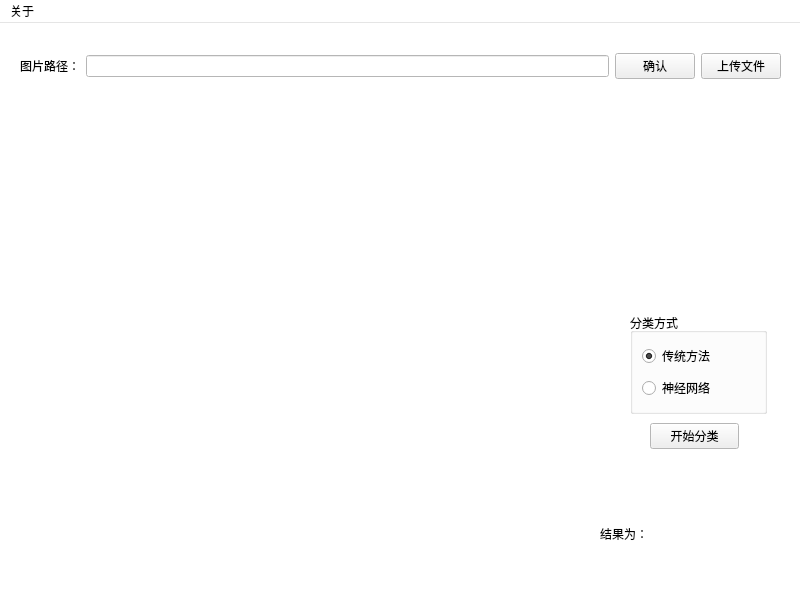
<?xml version="1.0" encoding="UTF-8"?>
<ui version="4.0">
 <class>Main_w</class>
 <widget class="QMainWindow" name="Main_w">
  <property name="geometry">
   <rect>
    <x>0</x>
    <y>0</y>
    <width>800</width>
    <height>600</height>
   </rect>
  </property>
  <property name="palette">
   <palette>
    <active>
     <colorrole role="Base">
      <brush brushstyle="SolidPattern">
       <color alpha="255">
        <red>255</red>
        <green>255</green>
        <blue>255</blue>
       </color>
      </brush>
     </colorrole>
     <colorrole role="Window">
      <brush brushstyle="SolidPattern">
       <color alpha="255">
        <red>255</red>
        <green>255</green>
        <blue>255</blue>
       </color>
      </brush>
     </colorrole>
    </active>
    <inactive>
     <colorrole role="Base">
      <brush brushstyle="SolidPattern">
       <color alpha="255">
        <red>255</red>
        <green>255</green>
        <blue>255</blue>
       </color>
      </brush>
     </colorrole>
     <colorrole role="Window">
      <brush brushstyle="SolidPattern">
       <color alpha="255">
        <red>255</red>
        <green>255</green>
        <blue>255</blue>
       </color>
      </brush>
     </colorrole>
    </inactive>
    <disabled>
     <colorrole role="Base">
      <brush brushstyle="SolidPattern">
       <color alpha="255">
        <red>255</red>
        <green>255</green>
        <blue>255</blue>
       </color>
      </brush>
     </colorrole>
     <colorrole role="Window">
      <brush brushstyle="SolidPattern">
       <color alpha="255">
        <red>255</red>
        <green>255</green>
        <blue>255</blue>
       </color>
      </brush>
     </colorrole>
    </disabled>
   </palette>
  </property>
  <property name="acceptDrops">
   <bool>true</bool>
  </property>
  <property name="windowTitle">
   <string>水果分类助手</string>
  </property>
  <widget class="QWidget" name="centralwidget">
   <widget class="QLabel" name="img_sheet">
    <property name="geometry">
     <rect>
      <x>20</x>
      <y>80</y>
      <width>541</width>
      <height>471</height>
     </rect>
    </property>
    <property name="font">
     <font>
      <family>Arial</family>
     </font>
    </property>
    <property name="text">
     <string/>
    </property>
   </widget>
   <widget class="QWidget" name="widget" native="true">
    <property name="geometry">
     <rect>
      <x>20</x>
      <y>20</y>
      <width>761</width>
      <height>46</height>
     </rect>
    </property>
    <property name="font">
     <font>
      <family>Arial</family>
     </font>
    </property>
    <layout class="QHBoxLayout" name="horizontalLayout">
     <item>
      <widget class="QLabel" name="label_2">
       <property name="font">
        <font>
         <family>Arial</family>
        </font>
       </property>
       <property name="text">
        <string>图片路径：</string>
       </property>
      </widget>
     </item>
     <item>
      <widget class="QLineEdit" name="path_edit">
       <property name="font">
        <font>
         <family>Arial</family>
        </font>
       </property>
       <property name="placeholderText">
        <string/>
       </property>
      </widget>
     </item>
     <item>
      <widget class="QPushButton" name="confirm_butt">
       <property name="font">
        <font>
         <family>Arial</family>
        </font>
       </property>
       <property name="text">
        <string>确认</string>
       </property>
       <property name="shortcut">
        <string>Return</string>
       </property>
      </widget>
     </item>
     <item>
      <widget class="QPushButton" name="upload_butt">
       <property name="font">
        <font>
         <family>Arial</family>
        </font>
       </property>
       <property name="text">
        <string>上传文件</string>
       </property>
      </widget>
     </item>
    </layout>
   </widget>
   <widget class="QPushButton" name="begin_classier">
    <property name="geometry">
     <rect>
      <x>650</x>
      <y>400</y>
      <width>89</width>
      <height>26</height>
     </rect>
    </property>
    <property name="font">
     <font>
      <family>Arial</family>
     </font>
    </property>
    <property name="text">
     <string>开始分类</string>
    </property>
   </widget>
   <widget class="QWidget" name="widget_2" native="true">
    <property name="geometry">
     <rect>
      <x>600</x>
      <y>490</y>
      <width>191</width>
      <height>41</height>
     </rect>
    </property>
    <property name="font">
     <font>
      <family>Arial</family>
     </font>
    </property>
    <layout class="QHBoxLayout" name="horizontalLayout_2">
     <item>
      <widget class="QLabel" name="label">
       <property name="font">
        <font>
         <family>Arial</family>
        </font>
       </property>
       <property name="text">
        <string>结果为：</string>
       </property>
      </widget>
     </item>
     <item>
      <widget class="QLabel" name="result_lab">
       <property name="font">
        <font>
         <family>Arial</family>
        </font>
       </property>
       <property name="text">
        <string/>
       </property>
      </widget>
     </item>
    </layout>
   </widget>
   <widget class="QGroupBox" name="groupBox">
    <property name="geometry">
     <rect>
      <x>630</x>
      <y>290</y>
      <width>137</width>
      <height>101</height>
     </rect>
    </property>
    <property name="font">
     <font>
      <family>Arial</family>
     </font>
    </property>
    <property name="title">
     <string>分类方式</string>
    </property>
    <layout class="QVBoxLayout" name="verticalLayout">
     <item>
      <widget class="QRadioButton" name="rad_tra">
       <property name="text">
        <string>传统方法</string>
       </property>
       <property name="checked">
        <bool>true</bool>
       </property>
      </widget>
     </item>
     <item>
      <widget class="QRadioButton" name="rad_net">
       <property name="text">
        <string>神经网络</string>
       </property>
      </widget>
     </item>
    </layout>
   </widget>
  </widget>
  <widget class="QMenuBar" name="menubar">
   <property name="geometry">
    <rect>
     <x>0</x>
     <y>0</y>
     <width>800</width>
     <height>25</height>
    </rect>
   </property>
   <widget class="QMenu" name="help">
    <property name="title">
     <string>关于</string>
    </property>
    <addaction name="vision_action"/>
    <addaction name="separator"/>
    <addaction name="about_action"/>
   </widget>
   <addaction name="help"/>
  </widget>
  <action name="vision_action">
   <property name="text">
    <string>版本</string>
   </property>
  </action>
  <action name="about_action">
   <property name="text">
    <string>关于我们</string>
   </property>
  </action>
 </widget>
 <resources/>
 <connections/>
</ui>
